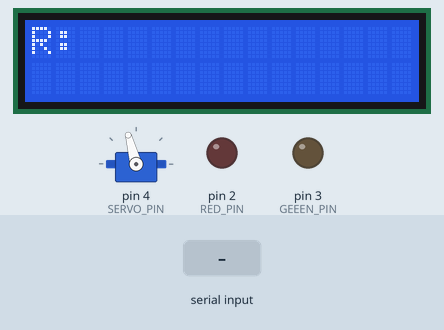
This sketch was run on a simulated Arduino Uno, built with avr-gcc and run on an emulated ATmega328P. Parts: 16×2 character LCD, servo, output pins drawn as LEDs (lit = HIGH). Inputs (shaded band) come from the test bench.

Above: at 1.2 s.
1.3 s: "90,45\n" received over Serial
At 2.9 s:
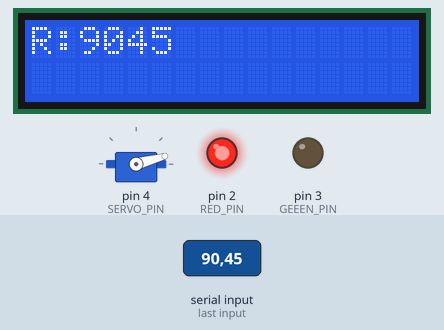
3.1 s: byte 35 ('#') received over Serial
At 4.2 s:
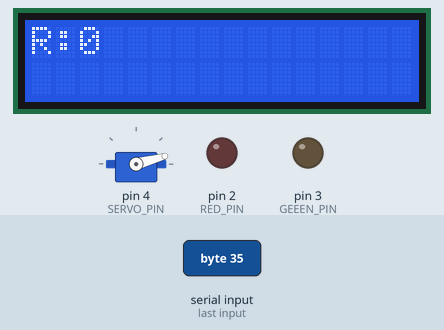
4.7 s: "30,150\n" received over Serial
At 6.0 s:
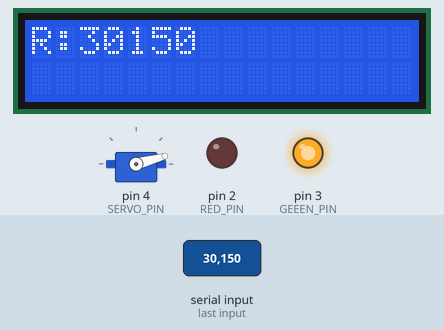
6.3 s: "115\n" received over Serial
At 7.1 s:
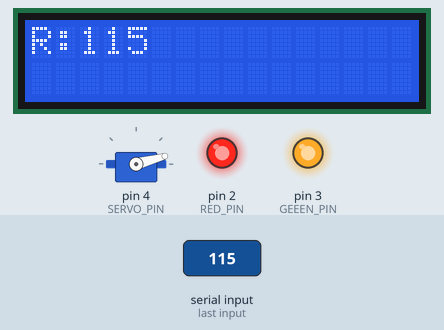
8.0 s: "90\n" received over Serial
At 9.6 s:
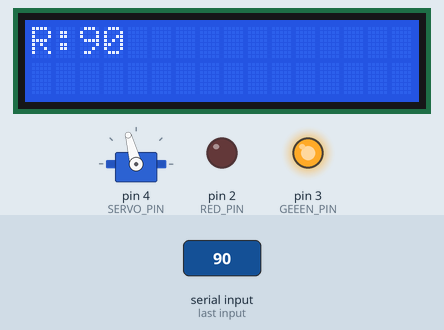
9.8 s: "#\n" received over the second serial link
At 10.7 s:
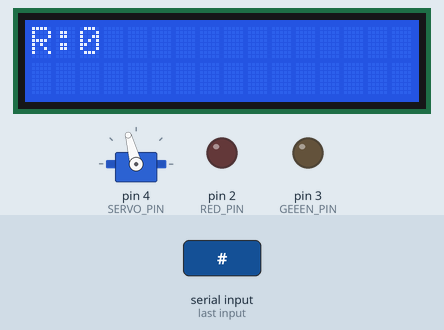
Timing chart, 0 to 12.4 s (numbered marks = the images above; inputs shaded):
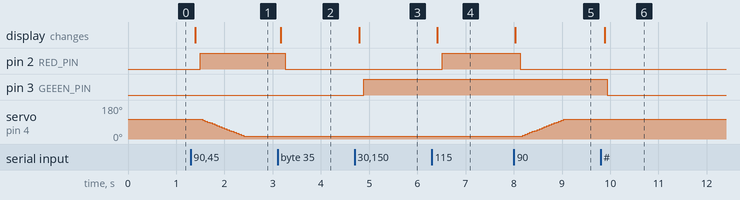

Measured:
- after the input at 1.3 s, pin 2 (RED_PIN): LOW → HIGH after 0.19 s; servo on pin 4 (SERVO_PIN): moves from 105° to 15° over 0.85 s, starting after 0.24 s; the display: changes after 0.09 s (image 1)
- after the input at 3.1 s, pin 2 (RED_PIN): HIGH → LOW after 0.17 s; the display: changes after 0.07 s (image 2)
- after the input at 4.7 s, pin 3 (GEEEN_PIN): LOW → HIGH after 0.19 s; the display: changes after 0.09 s (image 3)
- after the input at 6.3 s, pin 2 (RED_PIN): LOW → HIGH after 0.21 s; the display: changes after 0.11 s (image 4)
- after the input at 8.0 s, pin 2 (RED_PIN): HIGH → LOW after 0.13 s; servo on pin 4 (SERVO_PIN): moves from 15° to 105° over 0.85 s, starting after 0.18 s; the display: changes at once (image 5)
- after the input at 9.8 s, pin 3 (GEEEN_PIN): HIGH → LOW after 0.14 s; the display: changes after 0.09 s (image 6)

The sketch:

Serial_Control_From_BT.ino
```cpp
/*
  藍牙收送程式 HC-05
  接線方式:
  RXD: D6
  TXD: D5
  GND: GND
  VCC: +5v
  ----------------------------------
  R:1 -> D2
  G:2 -> D3
  S:4(Open),
    8(Close) -> D4 (紅+5V,菊D4,咖GND)
  Python 傳送指定數值可以控制設備
  傳送過來的值要顯示在 LCD 上
*/
#include <SoftwareSerial.h>
#include <Servo.h>
#include <Timer.h>
#include <Wire.h>
#include <LCD.h>
#include <LiquidCrystal_I2C.h>

#define RED_PIN 2
#define GEEEN_PIN 3
#define SERVO_PIN 4
#define I2C_ADDR 0x27

LiquidCrystal_I2C lcd(I2C_ADDR, 2, 1, 0, 4, 5, 6, 7, 3, POSITIVE);
SoftwareSerial BTSerial(5, 6); // (RX, TX)
Servo myservo; // 建立 Servo 物件
int openDegree  = 15;  // 開門角度
int closeDegree = 105; // 關門角度
int curDegree   = closeDegree;

Timer timer1, timer2, timer3, timer4;
int control = 0;
String inString = "";

void setup() {
  Serial.begin(9600);
  BTSerial.begin(9600); // 5, 6 接腳 (9600 或 38400)
  pinMode(RED_PIN, OUTPUT);
  pinMode(GEEEN_PIN, OUTPUT);
  pinMode(SERVO_PIN, OUTPUT);

  lcd.begin(16, 2);
  lcd.setBacklight(HIGH);
  lcd.clear();
  lcd.setCursor(0, 0);
  lcd.print("R:");

  myservo.attach(SERVO_PIN); // 設定 Servo 訊號腳位
  myservo.write(curDegree); // 0~180

  timer1.every(100,  listenerSerial);
  timer2.every(100,  listenerBTSerial);
  timer3.every(100,  playLED);
  timer4.every(100,  playServo);
}

void loop() {
  timer1.update();
  timer2.update();
  timer3.update();
  timer4.update();
}

void playLED() {
  digitalWrite(RED_PIN,   control & 1);
  digitalWrite(GEEEN_PIN, control & 2);
}

void playServo() {
  // 開門
  if((control & 4) > 0 && curDegree == closeDegree) {
    for (int i = closeDegree; i >= openDegree; i -= 5) {
      myservo.write(i);
      curDegree = i;
      delay(50);
    }
  }

  // 關門
  if((control & 8) > 0 && curDegree == openDegree) {
    for (int i = openDegree; i <= closeDegree; i += 5) {
      myservo.write(i);
      curDegree = i;
      delay(50);
    }
  }

}

void listenerBTSerial() {
  while(BTSerial.available() > 0) {
    int inChar = BTSerial.read();
    if(isDigit(inChar)) {
        inString += (char)inChar;
    } else if((char)inChar != '#') {
        switch(inChar) {
          case 97: // a
            control++;
            break;
          case 115: // s
            control--;
            break;
          case 101: // e
            control = 0;
            break;
          case 112: // p
            control = 7;
            break;
        }
        lcd.setCursor(2, 0);
        lcd.print("                ");
        lcd.setCursor(2, 0);
        lcd.print(control);
        inString = "";
    }
    if(inChar == '\n' || inChar == '#') { // "#" 或 "\n" 表示結束字元
        lcd.setCursor(2, 0);
        lcd.print("                ");
        lcd.setCursor(2, 0);
        control = inString.toInt();
        lcd.print(control);
        inString = "";
    }
  }
  delay(50);
}

void listenerSerial() {
  while(Serial.available() > 0) {
    int inChar = Serial.read();
    if(isDigit(inChar)) {
        inString += (char)inChar;
    }
    if(inChar == '\n' || inChar == '#') { // "#" 或 "\n" 表示結束字元
        lcd.setCursor(2, 0);
        lcd.print("                ");
        lcd.setCursor(2, 0);
        control = inString.toInt();
        lcd.print(control);
        inString = "";
    }
  }
  delay(50);
}
```
